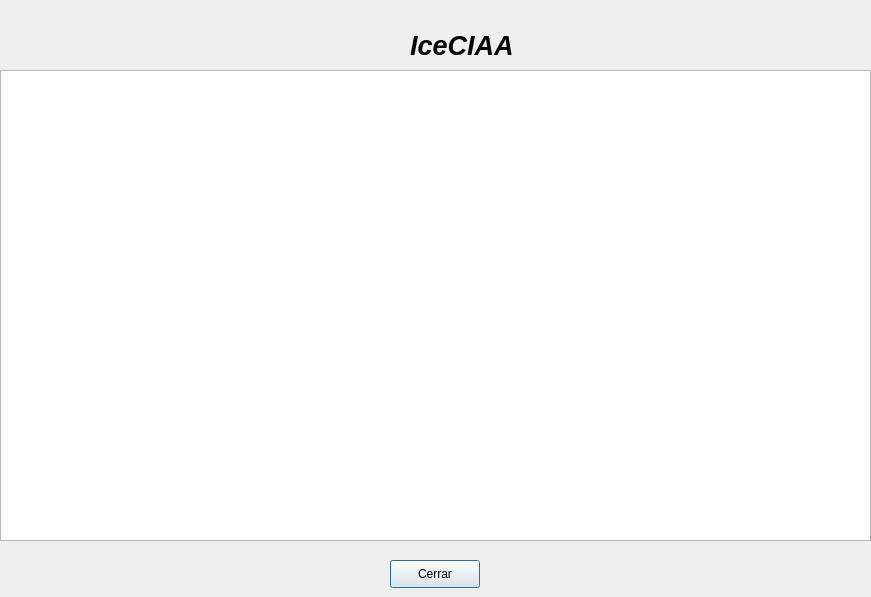
<?xml version="1.0" encoding="UTF-8"?>
<ui version="4.0">
 <class>ayuda</class>
 <widget class="QDialog" name="ayuda">
  <property name="geometry">
   <rect>
    <x>0</x>
    <y>0</y>
    <width>871</width>
    <height>597</height>
   </rect>
  </property>
  <property name="windowTitle">
   <string>Ayuda</string>
  </property>
  <widget class="QTextBrowser" name="textBrowser">
   <property name="geometry">
    <rect>
     <x>0</x>
     <y>70</y>
     <width>871</width>
     <height>471</height>
    </rect>
   </property>
  </widget>
  <widget class="QLabel" name="label">
   <property name="geometry">
    <rect>
     <x>410</x>
     <y>20</y>
     <width>141</width>
     <height>51</height>
    </rect>
   </property>
   <property name="font">
    <font>
     <pointsize>20</pointsize>
     <weight>75</weight>
     <italic>true</italic>
     <bold>true</bold>
    </font>
   </property>
   <property name="text">
    <string>IceCIAA</string>
   </property>
  </widget>
  <widget class="QLabel" name="label_2">
   <property name="geometry">
    <rect>
     <x>330</x>
     <y>10</y>
     <width>71</width>
     <height>61</height>
    </rect>
   </property>
   <property name="font">
    <font>
     <pointsize>20</pointsize>
     <weight>75</weight>
     <italic>true</italic>
     <bold>true</bold>
    </font>
   </property>
   <property name="text">
    <string/>
   </property>
   <property name="pixmap">
    <pixmap>imagenes/ice.png</pixmap>
   </property>
   <property name="scaledContents">
    <bool>true</bool>
   </property>
  </widget>
  <widget class="QPushButton" name="pushButton">
   <property name="geometry">
    <rect>
     <x>390</x>
     <y>560</y>
     <width>90</width>
     <height>28</height>
    </rect>
   </property>
   <property name="text">
    <string>Cerrar</string>
   </property>
  </widget>
 </widget>
 <resources/>
 <connections/>
</ui>
